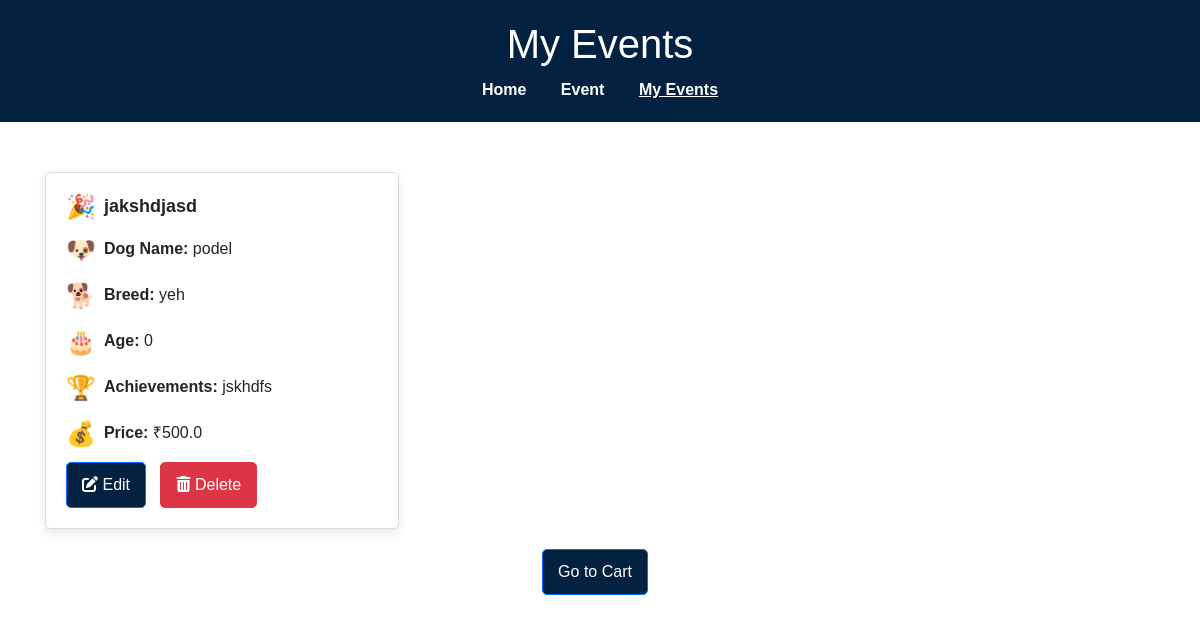
Before: /my-events with the older database file.
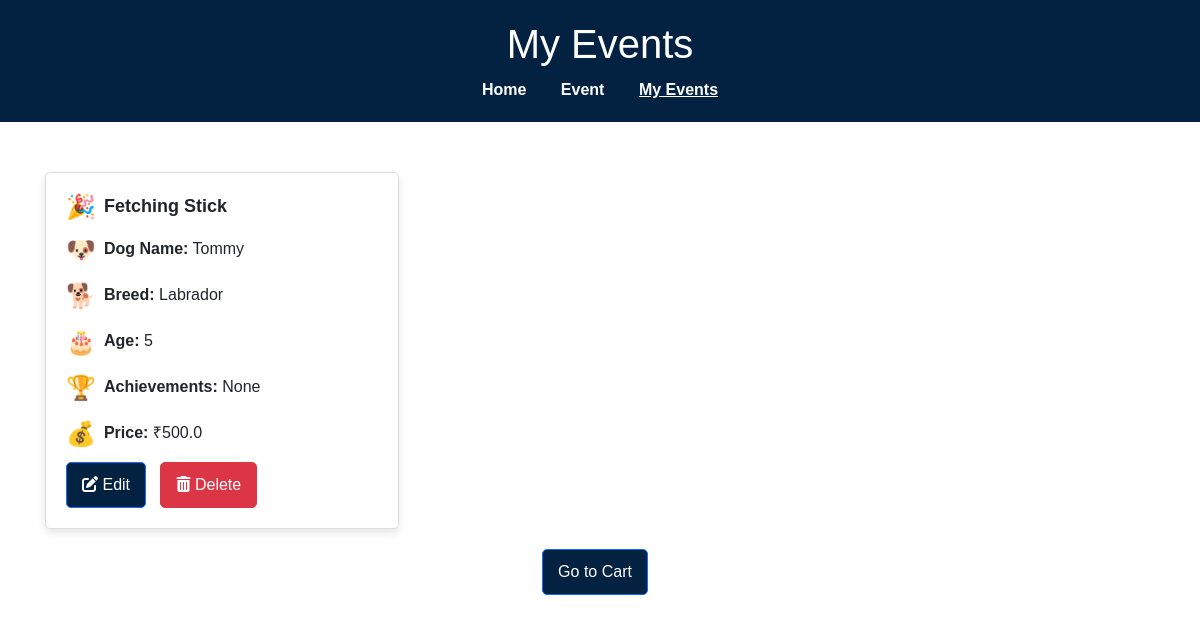
After: the same page with the newer database file.
### app.py (models this page shows, shortened)
class Registration(db.Model):
    id = db.Column(db.String(10), primary_key=True, default=generate_dog_id)
    event_id = db.Column(db.Integer, db.ForeignKey('event.id'))
    competition_name = db.Column(db.String(100), nullable=False)
    dog_name = db.Column(db.String(100), nullable=False)
    breed = db.Column(db.String(100), nullable=False)
    age = db.Column(db.Integer, nullable=False)
    achievements = db.Column(db.Text, nullable=True)
    status = db.Column(db.String(20), nullable=False, default='Pending')  # Added status
    event = db.relationship('Event', backref='registrations')

class Event(db.Model):
    id = db.Column(db.Integer, primary_key=True)
    name = db.Column(db.String(100), nullable=False)
    description = db.Column(db.Text, nullable=True)
    price = db.Column(db.Float, nullable=False)
    date = db.Column(db.Date, nullable=False)
    venue = db.Column(db.String(150), nullable=False)
    image = db.Column(db.String(200), nullable=False)  # Store the image path

### app.py (the view)
@app.route('/my-events')
def my_events():
    today = date.today()
    events = Event.query.all()
    registrations = Registration.query.all()
    carts=Cart.query.all()
    for registration in registrations:
        event_date = registration.event.date
        registration.event.is_active = event_date >= today
    return render_template('my_events.html', registrations=registrations, events=events,carts=carts)

### app.py (called while the page is built)
@app.before_request
def ensure_fresh_session():
    if not session.get('initialized'):
        session.clear()
        session['initialized'] = True

### templates/my_events.html (shortened to what this page needs)
<!DOCTYPE html>
<html lang="en">
<head>
    <link href="https://cdn.jsdelivr.net/npm/bootstrap@5.3.0-alpha1/dist/css/bootstrap.min.css" rel="stylesheet">
    <link href="https://cdnjs.cloudflare.com/ajax/libs/font-awesome/6.0.0-beta3/css/all.min.css" rel="stylesheet">
</head>
<body>
    <header>
        <h1>My Events</h1>
        <nav>
            <a href="/">Home</a>
            <a href="{{ url_for('competition_page') }}">Event</a>
            <a href="/my-events" class="active">My Events</a>
        </nav>
    </header>
    <div class="container">
        <div class="row">
            {% for registration in registrations %}
            <div class="col-md-4">
                <div class="card">
                    <div class="card-body">
                        <h5 class="card-title"><span class="event-icon">🎉</span>{{ registration.competition_name }}</h5>
                        <p class="card-text"><span class="event-icon">🐶</span><strong>Dog Name:</strong> {{ registration.dog_name }}</p>
                        <p class="card-text"><span class="event-icon">🐕</span><strong>Breed:</strong> {{ registration.breed }}</p>
                        <p class="card-text"><span class="event-icon">🎂</span><strong>Age:</strong> {{ registration.age }}</p>
                        {% if registration.achievements %}
                        <p class="card-text"><span class="event-icon">🏆</span><strong>Achievements:</strong> {{ registration.achievements }}</p>
                        {% endif %}
                        <p class="card-text"><span class="event-icon">💰</span><strong>Price:</strong> ₹{{ registration.event.price }}</p>
                        <a href="/edit/{{ registration.id }}" class="btn btn-primary">
                            <i class="fas fa-edit"></i> Edit
                        </a>
                        <a href="/delete/{{ registration.id }}" class="btn btn-danger" onclick="return confirm('Are you sure you want to delete this registration?');">
                            <i class="fas fa-trash-alt"></i> Delete
                        </a>
                    </div>
                </div>
            </div>
            {% endfor %}
        </div>
        <div class="text-center">
            <a href="{{ url_for('cart_event') }}" class="btn btn-primary">Go to Cart</a>
        </div>
    </div>
</body>
</html>

### templates/my_events.html (style rules this page uses)
body, h1, h5, p { margin: 0; padding: 0; font-family: Arial, sans-serif; }
header { background-color: #032241; color: white; padding: 20px; text-align: center; }
header nav { margin-top: 10px; }
header nav a { color: white; margin: 0 15px; text-decoration: none; font-weight: bold; }
header nav a.active { text-decoration: underline; }
.container { margin-top: 50px; padding: 0 15px; }
.card { border: 1px solid #ddd; border-radius: 5px; box-shadow: 0 4px 8px rgba(0, 0, 0, 0.1); margin-bottom: 20px; }
.card-body { padding: 20px; }
.card-title { font-size: 18px; font-weight: bold; margin-bottom: 10px; }
.card-text { margin-bottom: 10px; }
.btn { padding: 10px 15px; border-radius: 5px; text-decoration: none; margin-right: 10px; cursor: pointer; }
.btn-primary { background-color: #032241; color: white; }
.btn-danger { background-color: #dc3545; color: white; }
.event-icon { font-size: 1.5rem; vertical-align: middle; margin-right: 8px; }

Changed rows visible on the page:
changed Registration: competition_name "jakshdjasd" → "Fetching Stick"; dog_name "podel" → "Tommy"; breed "yeh" → "Labrador"; age "0" → "5"; achievements "jskhdfs" → "None"
